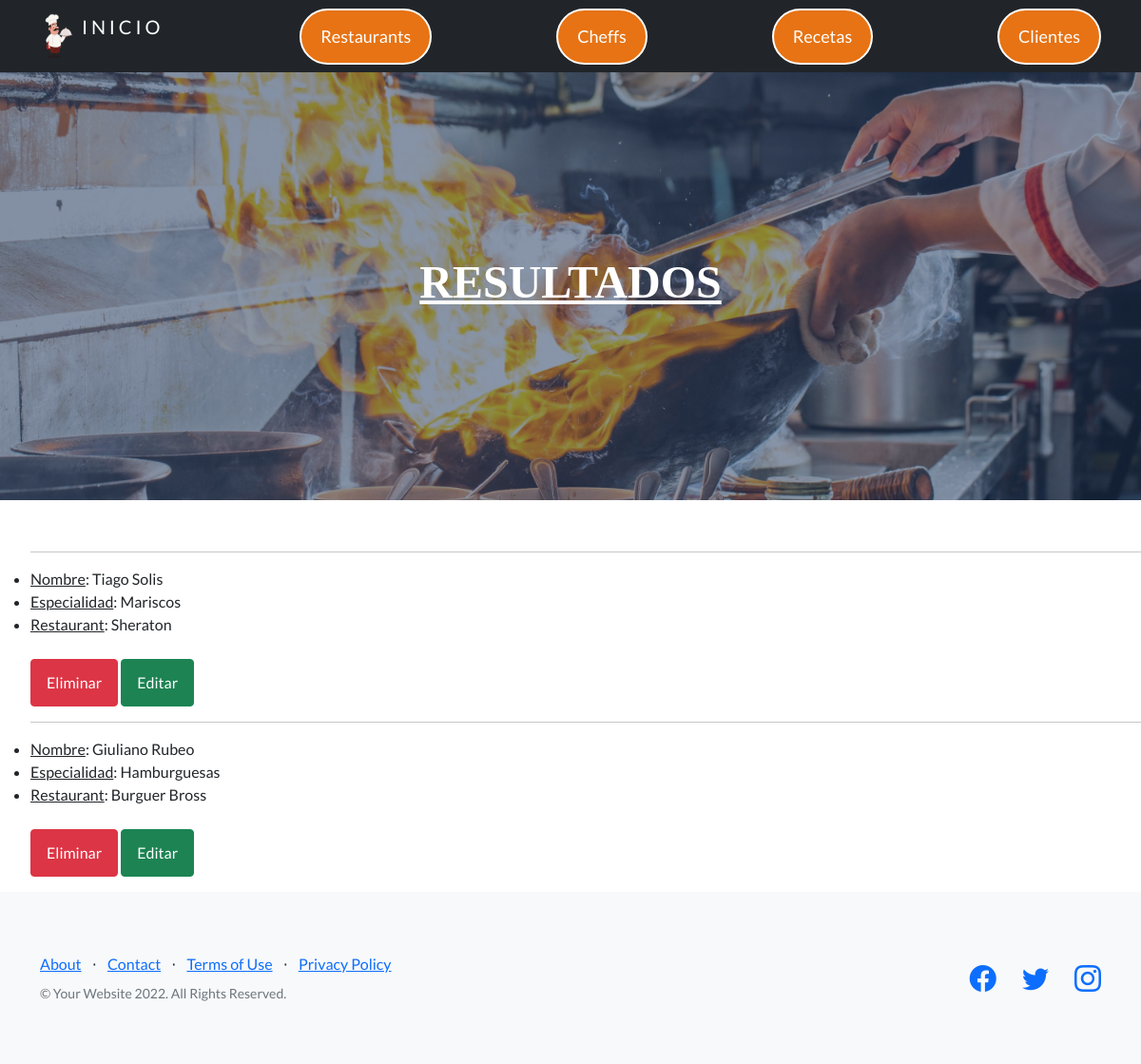
/Capuchino/leerChefs/, run on an earlier commit of the app's database.
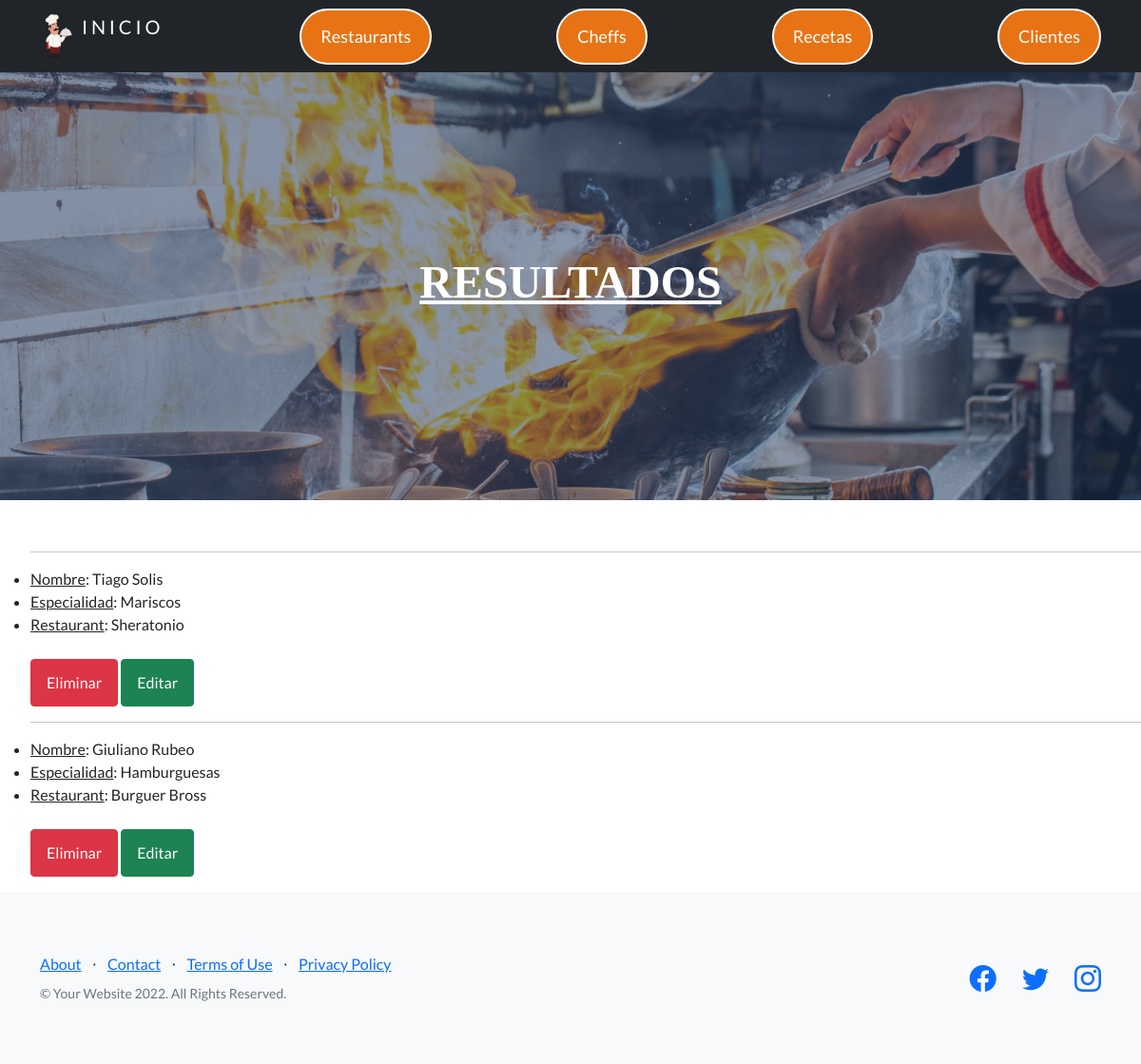
And on a later commit of the database.
### Capuchino/models.py (models this page shows, shortened)
class Cheff(models.Model):
    nombre= models.CharField(max_length=40)
    apellido= models.CharField(max_length=40)
    email= models.EmailField()
    restaurant= models.CharField(max_length=30)
    especialidad= models.CharField(max_length=50)

### Capuchino/views.py (the view)
# urls.py: path('leerChefs/', leerChef, name='leerChef'),
def leerChef(request):
    chef= Cheff.objects.all()
    return render(request, 'Capuchino/leerChef.html', {'chefs':chef})

### Capuchino/templates/Capuchino/leerChef.html (shortened to what this page needs)
{% extends 'Capuchino/padre2.html' %}
{% load static %}
{% block edit %}
{% static 'Capuchino/css/styles_chefs.css' %}
{% endblock%}
{% block contenido_2 %}
<h2 style="color:white"> Listado de chef </h2>
<ul>
    {% for chef in chefs %}
        <hr>
        <li> <u>Nombre</u>: {{ chef.nombre }} {{ chef.apellido }}</li>
        <li> <u>Especialidad</u>: {{ chef.especialidad }}</li>
        <li> <u>Restaurant</u>: {{ chef.restaurant }}</li>
        <br>
        <a class='btn btn-danger' href={% url 'eliminarChef' chef.id %}>Eliminar</a>
        <a class='btn btn-success' href={% url 'editarChef' chef.id %}>Editar</a>
    {% endfor %}
</ul>
{% endblock %}

What changed in the data, as far as the page shows it:
changed Cheff "Tiago": restaurant "Sheraton" → "Sheratonio"
